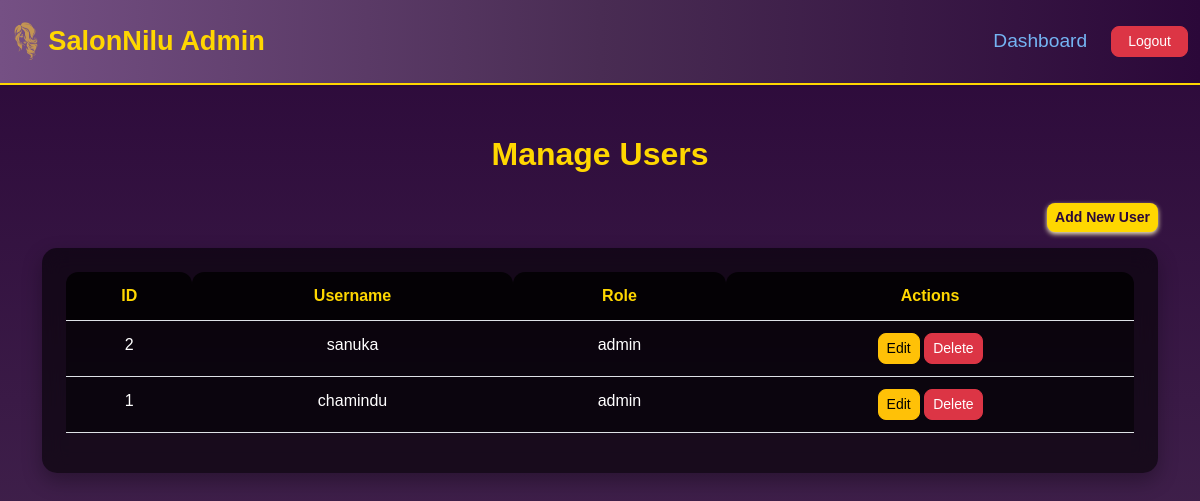
/manage_users.php (signed in), run on an earlier commit of the app's database.
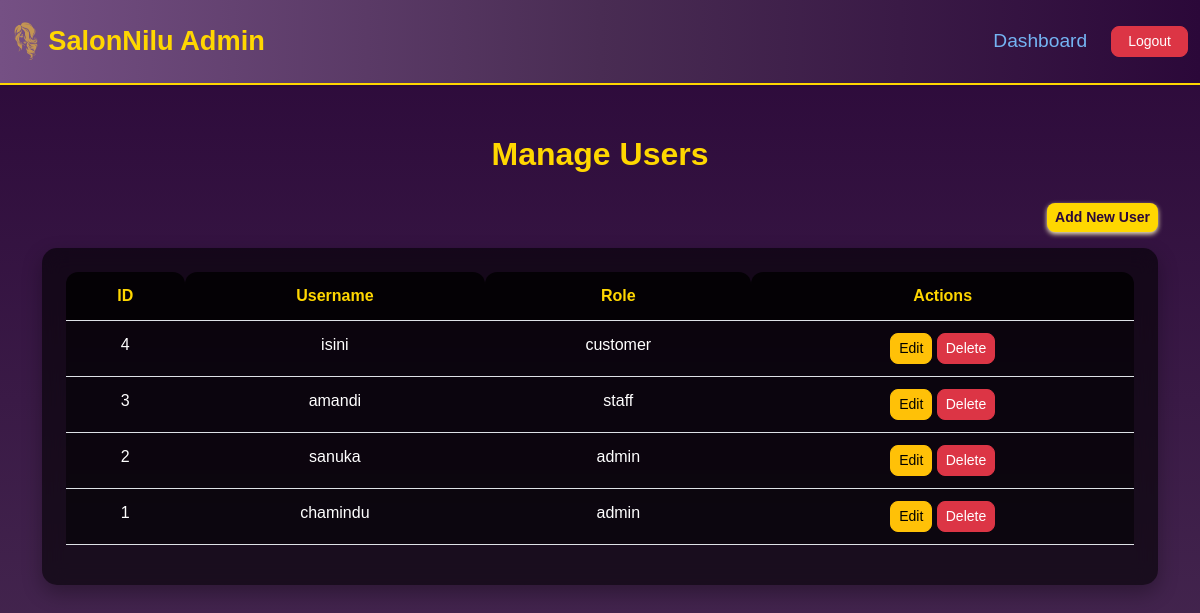
And on a later commit of the database.
### tables this page shows
CREATE TABLE IF NOT EXISTS `users` (
  `id` int NOT NULL AUTO_INCREMENT,
  `username` varchar(50) NOT NULL,
  `password` varchar(255) NOT NULL,
  `role` enum('admin','staff','customer') DEFAULT 'customer',
  PRIMARY KEY (`id`),
  UNIQUE KEY `username` (`username`)
);

### manage_users.php (the view, shortened to what this page needs)
<?php
include 'db_connect.php';
$result = $conn->query("SELECT * FROM users ORDER BY id DESC");
?>
<!DOCTYPE html>
<html lang="en">
<head>
<link href="https://cdn.jsdelivr.net/npm/bootstrap@5.3.0/dist/css/bootstrap.min.css" rel="stylesheet">
<link href="css/commoncomponents.css" rel="stylesheet">
<link href="css/manage_users.css" rel="stylesheet">
</head>
<body>
<nav class="navbar navbar-expand-lg shadow-sm py-3">
    <div class="container-fluid">
        <a class="navbar-brand d-flex align-items-center" href="admin_dashboard.php">
            <img src="images/homepage/logo.png" alt="Logo" class="logo me-2">
            <span class="brand-name">SalonNilu Admin</span>
        </a>
        <div class="collapse navbar-collapse" id="navbarNav">
            <ul class="navbar-nav ms-auto align-items-lg-center">
                <li class="nav-item">
                    <a href="admin_dashboard.php" class="nav-link">Dashboard</a>
                </li>
                <li class="nav-item ms-lg-3">
                    <a href="logout.php" class="btn btn-danger btn-sm px-3">Logout</a>
                </li>
            </ul>
        </div>
    </div>
</nav>
<div class="container booking-container">
    <h2>Manage Users</h2>
    <div class="text-end mb-3">
        <a href="add_user.php" class="btn btn-primary btn-sm">Add New User</a>
    </div>
    <div class="table-responsive">
        <table class="table table-hover">
            <thead>
                <tr>
                    <th>ID</th>
                    <th>Username</th>
                    <th>Role</th>
                    <th>Actions</th>
                </tr>
            </thead>
            <tbody>
            <?php while($row = $result->fetch_assoc()): ?>
                <tr>
                    <td><?= $row['id'] ?></td>
                    <td><?= htmlspecialchars($row['username']) ?></td>
                    <td><?= $row['role'] ?></td>
                    <td>
                        <a href="edit_user.php?id=<?= $row['id'] ?>" class="btn btn-warning btn-sm">Edit</a>
                        <a href="manage_users.php?delete=<?= $row['id'] ?>" class="btn btn-danger btn-sm" onclick="return confirm('Are you sure?')">Delete</a>
                    </td>
                </tr>
            <?php endwhile; ?>
            </tbody>
        </table>
    </div>
</div>
</body>
</html>

What changed in the data, as far as the page shows it:
added users: id "4", username "isini", role "customer"
added users: id "3", username "amandi", role "staff"
